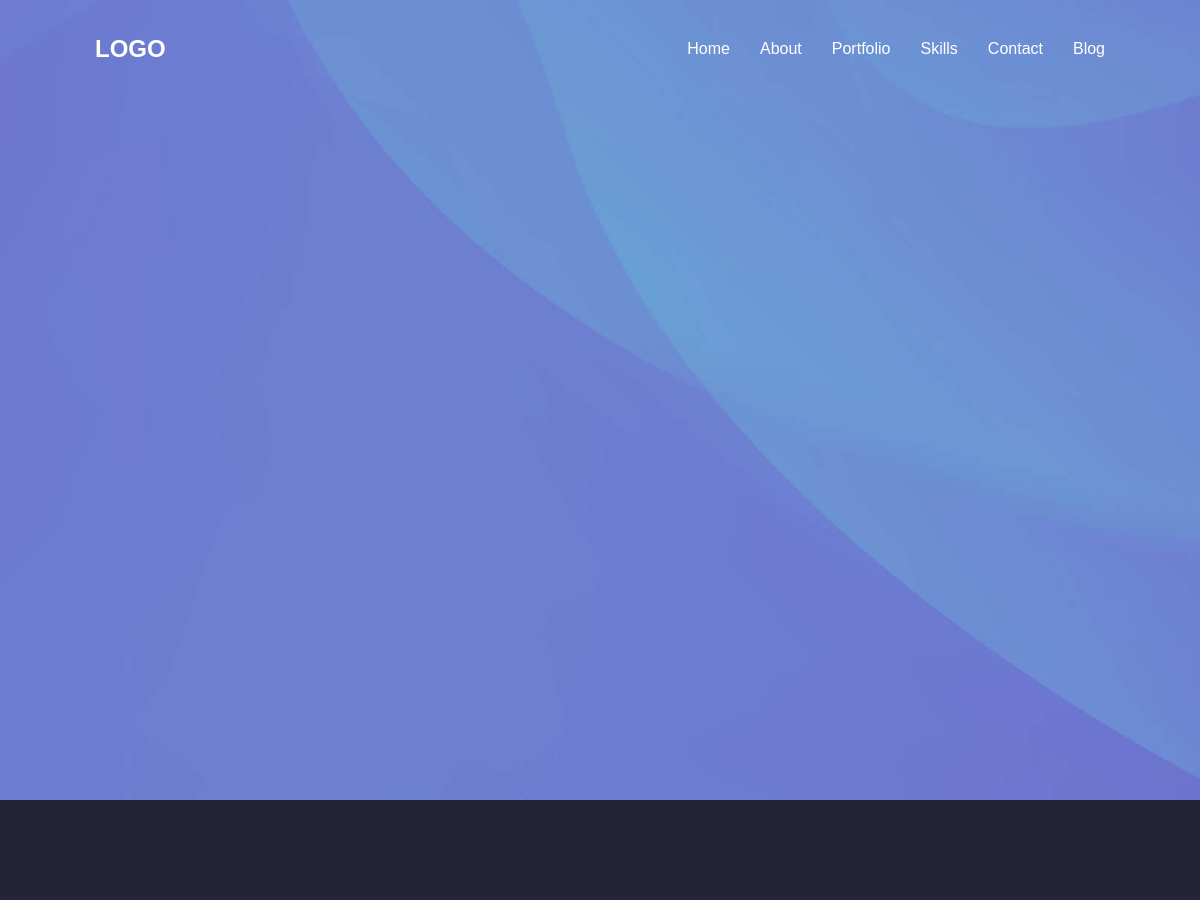
Page /app/home/ (upper part) on the earlier database version.
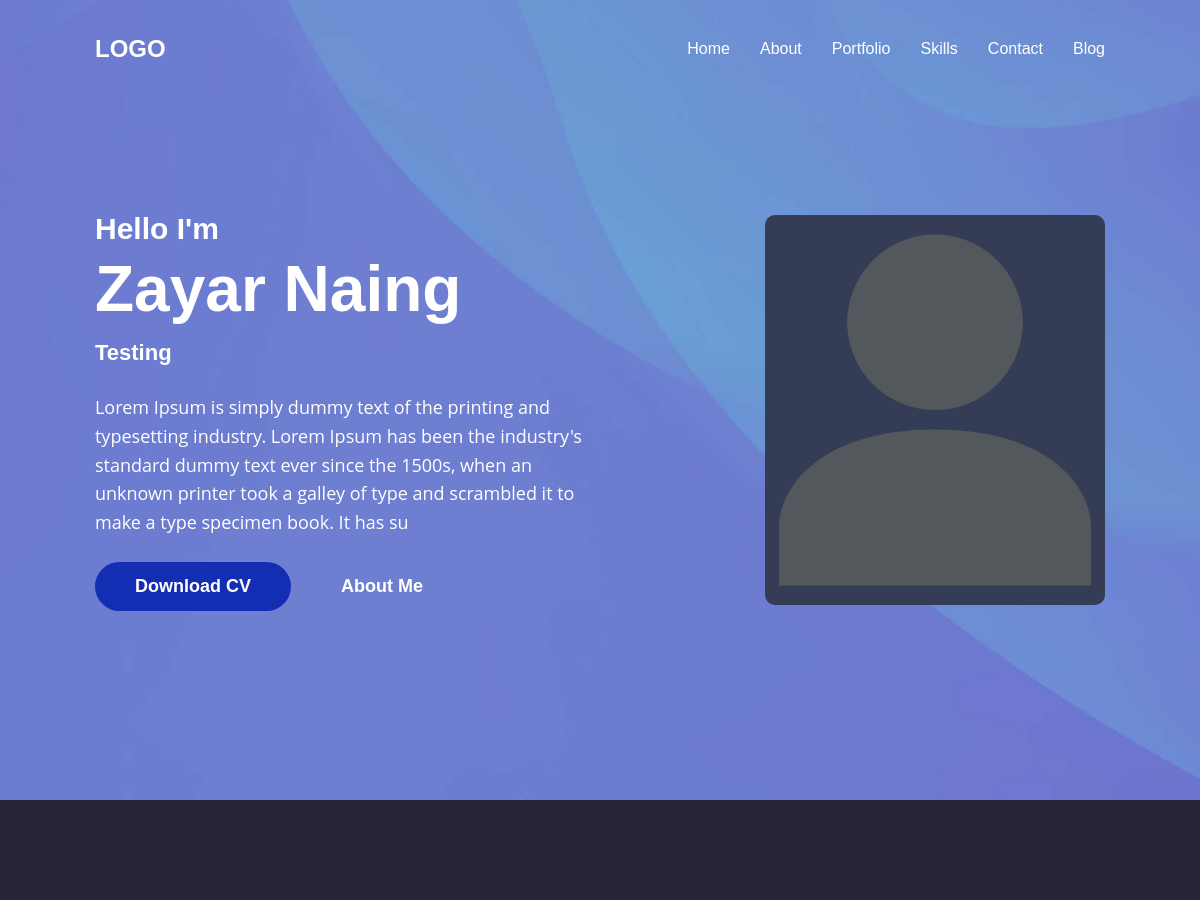
Same page on the later database version.
### myapp/models.py (models this page shows, shortened)
class Hero(models.Model):
    uuid = models.UUIDField(primary_key=True, default=uuid.uuid4, editable=False)
    file = models.FileField(default=None)
    img = models.ImageField(default=None)
    name = models.CharField(max_length=255, null=True, blank=True)
    title = models.CharField(max_length=255, null=True, blank=True)
    contact = models.CharField(max_length=255, null=True, blank=True)
    created_at = models.DateTimeField(default=datetime.now)

### myapp/views.py (the view)
# urls.py: path('home/', HeroSection),
def HeroSection(request):
    home = Hero.objects.all()
    return render(request, 'index.html', {'home':home})

### myapp/templates/index.html (shortened to what this page needs)
{% extends 'base.html' %}
{% block body %}
{% load static %}
<main>
    <article>
        <section class="hero" id="home">
            <div class="container">
                {% for p in home %}
                <div class="hero-banner">
                    <img src="{{p.img.url}}" width="500" height="864" loading="lazy" alt="Zayar Naing's Photo"
                        class="img-cover">
                </div>
                <div class="hero-content">
                    <h2 class="hero-title">
                        <span>Hello I'm</span>
                        <strong>{{p.name}}</strong> {{p.title}}
                    </h2>
                    <p class="hero-text">{{p.contact}}</p>
                    <div class="btn-group">
                        <a href="{{p.file.url}}" download class="btn btn-primary blue">Download CV</a>
                        <a href="#about" class="btn">About Me</a>
                    </div>
                </div>
                {% endfor %}
            </div>
        </section>
        {% include 'about.html' %}
    </article>
</main>
{% endblock %}

### templates/base.html (shortened to what this page needs)
<!DOCTYPE html>
{% load static %}
<html lang="en" data-bs-theme="auto">
<head>
    <link rel="stylesheet" href="{% static 'css/style.css' %}" />
</head>
<body>
    {% include 'header.html' %}
    {% block body %}{% endblock %}
</body>
</html>

### templates/header.html (shortened to what this page needs)
<header class="header" data-header>
    <div class="container">
      <a href="#">
        <h1 class="logo">LOGO</h1>
      </a>
      <nav class="navbar container">
        <ul class="navbar-list">
          <li>
            <a href="/app/home/" class="navbar-link" data-nav-link>Home</a>
          </li>
          <li>
            <a href="#about" class="navbar-link" data-nav-link>About</a>
          </li>
          <li>
            <a href="#portfolio" class="navbar-link" data-nav-link>Portfolio</a>
          </li>
          <li>
            <a href="#skills" class="navbar-link" data-nav-link>Skills</a>
          </li>
          <li>
            <a href="#contact" class="navbar-link" data-nav-link>Contact</a>
          </li>
          <li>
            <a href="#blog" class="navbar-link" data-nav-link>Blog</a>
          </li>
        </ul>
      </nav>
    </div>
  </header>

### myapp/templates/about.html (shortened to what this page needs)
{% load static %}
<section class="section about" id="about">
</section>

### myapp/templates/project.html (shortened to what this page needs)
{% load static %}

### myapp/templates/skill.html (shortened to what this page needs)
{% load static %}

### myapp/templates/contact.html (shortened to what this page needs)
{% load static %}

### myapp/templates/blog.html (shortened to what this page needs)
{% load static %}

Differences in the rows shown:
added Hero: img (picture), name "Zayar Naing", title "Testing", contact "Lorem Ipsum is simply dummy text of the printing and typesetting industry. Lorem Ipsum has been the industry's standard dummy text ever since the 1500s, when an unknown printer took a galley of type and scrambled it to make a type specimen book. It has su"
